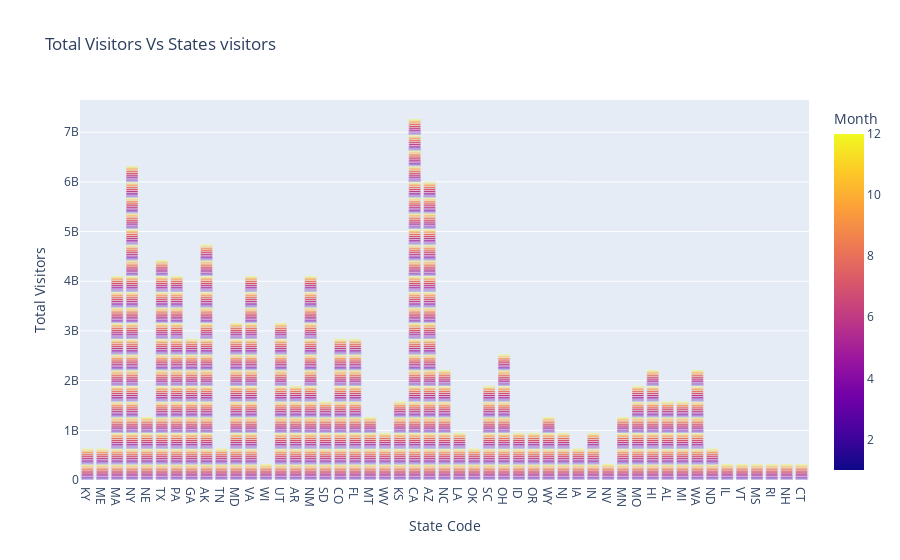

This figure's notebook cell:
### Code cell
fig = px.bar(Final_Data, x="State Code", y="Total Visitors", color='Month', title='Total Visitors Vs States visitors')
fig.show()
# Save the Image
fig.write_image("./PNG/Total Visitors Vs States visitors.png")

### Figure 1 — Plotly figure (JSON) as saved in the notebook; plotly's stock layout.template omitted (floating-point values rounded to 4 significant figures; data arrays with more than 128 entries replaced by an {"elided": "..."} marker saying what was removed)
{"data": [{"alignmentgroup": "True", "hoverlabel": {"namelength": 0}, "hovertemplate": "State Code=%{x}<br>Total Visitors=%{y}<br>Month=%{marker.color}", "legendgroup": "", "marker": {"color": {"elided": "3732 int values"}, "coloraxis": "coloraxis"}, "name": "", "offsetgroup": "", "orientation": "v", "showlegend": false, "textposition": "auto", "type": "bar", "x": {"elided": "3732 str values"}, "xaxis": "x", "y": {"elided": "3732 int values"}, "yaxis": "y"}], "layout": {"barmode": "relative", "coloraxis": {"colorbar": {"title": {"text": "Month"}}, "colorscale": [[0, "#0d0887"], [0.1111, "#46039f"], [0.2222, "#7201a8"], [0.3333, "#9c179e"], [0.4444, "#bd3786"], [0.5556, "#d8576b"], [0.6667, "#ed7953"], [0.7778, "#fb9f3a"], [0.8889, "#fdca26"], [1, "#f0f921"]]}, "legend": {"tracegroupgap": 0}, "title": {"text": "Total Visitors Vs States visitors"}, "xaxis": {"anchor": "y", "domain": [0, 1], "title": {"text": "State Code"}}, "yaxis": {"anchor": "x", "domain": [0, 1], "title": {"text": "Total Visitors"}}}}
